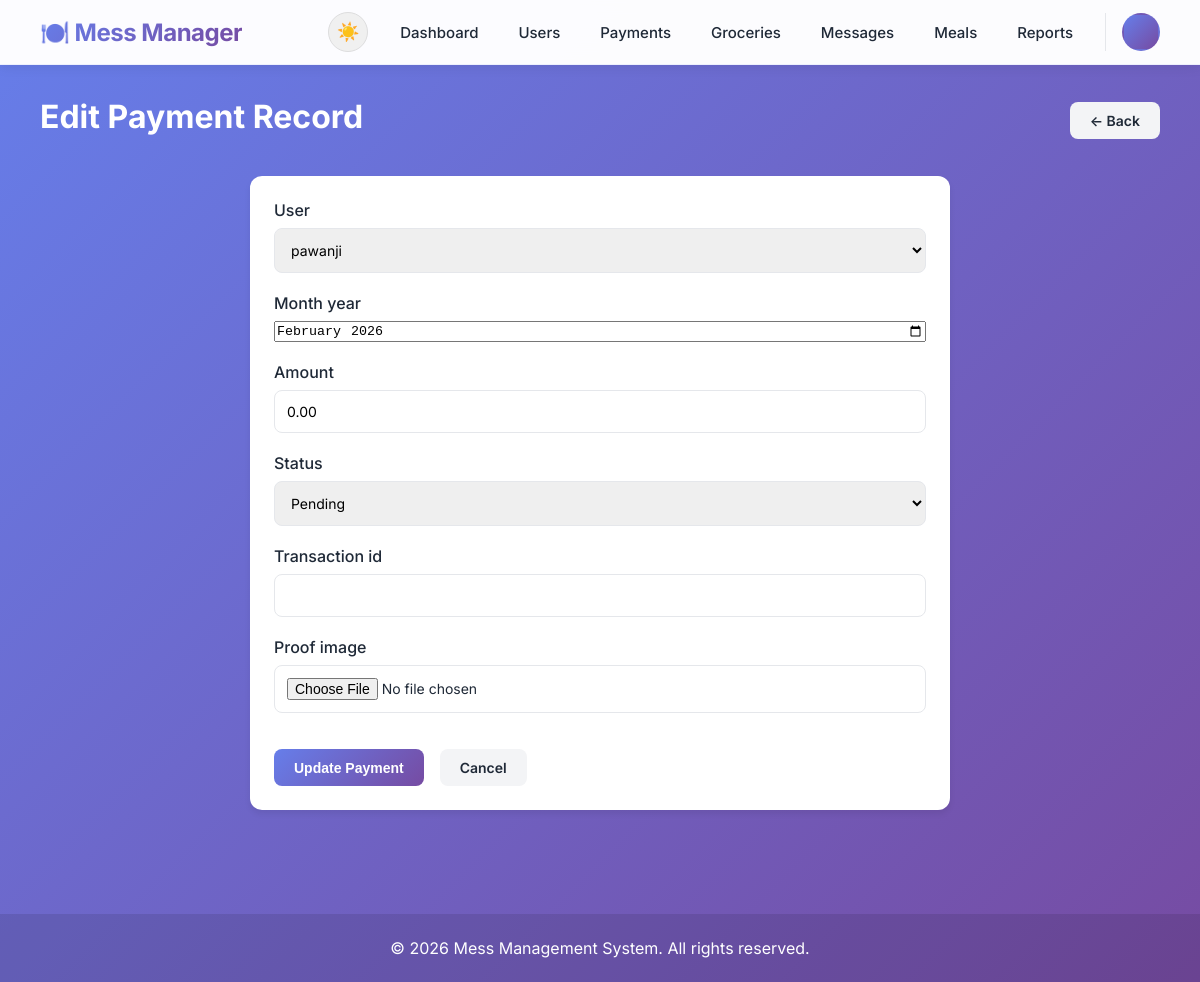
Screenshot of /manage/payments/5/edit/ (signed in) with the database file from the repository.
### core/models.py (models this page shows, shortened)
class Payment(models.Model):
    STATUS_CHOICES = (
        ('pending', 'Pending'),
        ('partial', 'Partial'),
        ('paid', 'Paid'),
    )
    user = models.ForeignKey(User, on_delete=models.CASCADE, related_name='payments')
    month_year = models.CharField(max_length=7, help_text="Format: YYYY-MM")
    amount = models.DecimalField(max_digits=10, decimal_places=2)
    status = models.CharField(max_length=10, choices=STATUS_CHOICES, default='pending')
    transaction_id = models.CharField(max_length=100, blank=True, null=True)
    proof_image = models.ImageField(upload_to='payment_proofs/', blank=True, null=True)
    paid_date = models.DateTimeField(blank=True, null=True)
    created_at = models.DateTimeField(auto_now_add=True)
    class Meta:
        verbose_name = 'Payment'
        verbose_name_plural = 'Payments'
        unique_together = ('user', 'month_year')
        ordering = ['-month_year', 'user__first_name']

### core/views.py (the view)
# urls.py: path('manage/payments/<int:payment_id>/edit/', views.payment_edit, name='payment_edit'),
@admin_required
def payment_edit(request, payment_id):
    payment = get_object_or_404(Payment, id=payment_id)
    if request.method == 'POST':
        form = PaymentForm(request.POST, request.FILES, instance=payment)
        if form.is_valid():
            form.save()
            messages.success(request, 'Payment updated successfully.')
            return redirect('payment_list')
    else:
        form = PaymentForm(instance=payment)
    context = {'form': form, 'payment': payment}
    return render(request, 'admin/payment_edit.html', context)

### core/forms.py
class PaymentForm(forms.ModelForm):
    class Meta:
        model = Payment
        fields = ['user', 'month_year', 'amount', 'status', 'transaction_id', 'proof_image']
        widgets = {
            'month_year': forms.TextInput(attrs={'type': 'month'}),
            'amount': forms.NumberInput(attrs={'step': '0.01', 'min': '0'}),
        }

### templates/admin/payment_edit.html (shortened to what this page needs)
{% extends 'base.html' %}
{% block content %}
<div class="page-header">
    <h1>Edit Payment Record</h1>
    <a href="{% url 'payment_list' %}" class="btn btn-secondary">← Back</a>
</div>
<div class="form-container">
    <div class="card">
        <div class="card-body">
            <form method="post" enctype="multipart/form-data" class="form">
                {% for field in form %}
                <div class="form-group">
                    <label>{{ field.label }}</label>
                    {{ field }}
                </div>
                {% endfor %}
                <div class="form-actions">
                    <button type="submit" class="btn btn-primary">Update Payment</button>
                    <a href="{% url 'payment_list' %}" class="btn btn-secondary">Cancel</a>
                </div>
            </form>
        </div>
    </div>
</div>
{% endblock %}

### static/css/style.css (style rules this page uses)
* { margin: 0; padding: 0; box-sizing: border-box; }
:root { --primary: #667eea; --primary-dark: #5568d3; --secondary: #764ba2; --success: #10b981; --warning: #f59e0b; --danger: #ef4444; --dark: #1f2937; --light: #f3f4f6; --white: #ffffff; --gray: #6b7280; --border: #e5e7eb; }
body { font-family: 'Inter', -apple-system, BlinkMacSystemFont, 'Segoe UI', sans-serif; background: linear-gradient(135deg, #667eea 0%, #764ba2 100%); min-height: 100vh; color: var(--dark); }
.btn { padding: 0.625rem 1.25rem; border: none; border-radius: 8px; font-weight: 600; cursor: pointer; transition: all 0.3s; text-decoration: none; display: inline-block; font-size: 0.875rem; }
.btn-primary { background: linear-gradient(135deg, var(--primary), var(--secondary)); color: var(--white); }
.btn-secondary { background: var(--light); color: var(--dark); }
.card { background: var(--white); border-radius: 12px; box-shadow: 0 4px 6px rgba(0, 0, 0, 0.07); margin-bottom: 1.5rem; overflow: hidden; }
.card-body { padding: 1.5rem; }
.form-container { max-width: 700px; margin: 0 auto; }
.form { display: flex; flex-direction: column; gap: 1.25rem; }
.form-group { display: flex; flex-direction: column; gap: 0.5rem; }
.form-group label { font-weight: 500; color: var(--dark); }
.form-control, input[type="text"], input[type="email"], input[type="password"], input[type="number"], input[type="date"], input[type="datetime-local"], input[type="file"], select, textarea { padding: 0.75rem; border: 1px solid var(--border); border-radius: 8px; font-family: inherit; font-size: 0.875rem; transition: border-color 0.3s; }
.form-actions { display: flex; gap: 1rem; margin-top: 1rem; }
.dashboard-header, .page-header { margin-bottom: 2rem; }
.dashboard-header h1, .page-header h1 { color: var(--white); font-size: 2rem; margin-bottom: 0.5rem; }
.page-header { display: flex; justify-content: space-between; align-items: center; }

### static/css/dark-mode.css (style rules this page uses)
body, .card, .btn, input, select, textarea, table, nav { transition: background-color 0.3s ease, color 0.3s ease, border-color 0.3s ease; }

### rows the page displays
Payment: form "pawanji" "2026-02" "0.00" "Pending"

### other values shown
{{ field.label }} "User" "Month year" "Amount" "Status" "Transaction id" "Proof image"
